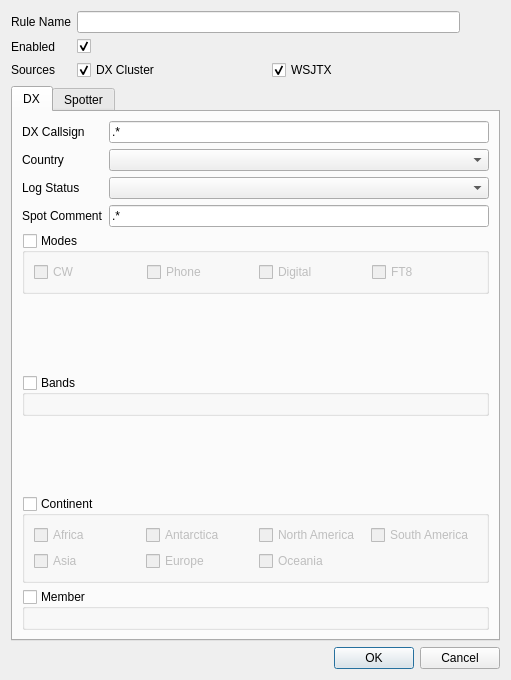
<?xml version="1.0" encoding="UTF-8"?>
<ui version="4.0">
 <class>AlertRuleDetail</class>
 <widget class="QDialog" name="AlertRuleDetail">
  <property name="geometry">
   <rect>
    <x>0</x>
    <y>0</y>
    <width>511</width>
    <height>680</height>
   </rect>
  </property>
  <property name="windowTitle">
   <string>Alert Rule Detail</string>
  </property>
  <layout class="QVBoxLayout" name="verticalLayout">
   <item>
    <layout class="QHBoxLayout" name="horizontalLayout">
     <item>
      <layout class="QFormLayout" name="formLayout">
       <item row="0" column="0">
        <widget class="QLabel" name="ruleNameLabel">
         <property name="text">
          <string>Rule Name</string>
         </property>
        </widget>
       </item>
       <item row="0" column="1">
        <widget class="QLineEdit" name="ruleNameEdit"/>
       </item>
       <item row="1" column="0">
        <widget class="QLabel" name="ruleEnabledLabel">
         <property name="text">
          <string>Enabled</string>
         </property>
        </widget>
       </item>
       <item row="1" column="1">
        <widget class="QCheckBox" name="ruleEnabledCheckBox">
         <property name="text">
          <string/>
         </property>
         <property name="checked">
          <bool>true</bool>
         </property>
        </widget>
       </item>
       <item row="2" column="0">
        <widget class="QLabel" name="sourceLabel">
         <property name="text">
          <string>Sources</string>
         </property>
        </widget>
       </item>
       <item row="2" column="1">
        <layout class="QHBoxLayout" name="horizontalLayout_2">
         <item>
          <widget class="QCheckBox" name="dxcCheckBox">
           <property name="text">
            <string>DX Cluster</string>
           </property>
           <property name="checked">
            <bool>true</bool>
           </property>
          </widget>
         </item>
         <item>
          <widget class="QCheckBox" name="wsjtxCheckBox">
           <property name="text">
            <string>WSJTX</string>
           </property>
           <property name="checked">
            <bool>true</bool>
           </property>
          </widget>
         </item>
        </layout>
       </item>
      </layout>
     </item>
     <item>
      <spacer name="horizontalSpacer">
       <property name="orientation">
        <enum>Qt::Horizontal</enum>
       </property>
       <property name="sizeType">
        <enum>QSizePolicy::Preferred</enum>
       </property>
       <property name="sizeHint" stdset="0">
        <size>
         <width>40</width>
         <height>20</height>
        </size>
       </property>
      </spacer>
     </item>
    </layout>
   </item>
   <item>
    <widget class="QTabWidget" name="tabWidget">
     <property name="currentIndex">
      <number>0</number>
     </property>
     <property name="tabsClosable">
      <bool>false</bool>
     </property>
     <widget class="QWidget" name="dx">
      <attribute name="title">
       <string>DX</string>
      </attribute>
      <layout class="QVBoxLayout" name="verticalLayout_4">
       <item>
        <layout class="QFormLayout" name="formLayout_3">
         <item row="0" column="0">
          <widget class="QLabel" name="dxCallsignLabel">
           <property name="text">
            <string>DX Callsign</string>
           </property>
          </widget>
         </item>
         <item row="0" column="1">
          <widget class="QLineEdit" name="dxCallsignEdit">
           <property name="toolTip">
            <string>Use Perl-like regular expression</string>
           </property>
           <property name="text">
            <string>.*</string>
           </property>
           <property name="placeholderText">
            <string/>
           </property>
          </widget>
         </item>
         <item row="1" column="0">
          <widget class="QLabel" name="countryLabel">
           <property name="text">
            <string>Country</string>
           </property>
          </widget>
         </item>
         <item row="1" column="1">
          <widget class="QComboBox" name="countryCombo"/>
         </item>
         <item row="2" column="0">
          <widget class="QLabel" name="logStatusLabel">
           <property name="text">
            <string>Log Status</string>
           </property>
          </widget>
         </item>
         <item row="2" column="1">
          <widget class="QComboBox" name="logStatusCombo"/>
         </item>
         <item row="3" column="0">
          <widget class="QLabel" name="spotCommentLabel">
           <property name="text">
            <string>Spot Comment</string>
           </property>
          </widget>
         </item>
         <item row="3" column="1">
          <widget class="QLineEdit" name="spotCommentEdit">
           <property name="toolTip">
            <string>Use Perl-like regular expression</string>
           </property>
           <property name="text">
            <string>.*</string>
           </property>
           <property name="placeholderText">
            <string/>
           </property>
          </widget>
         </item>
        </layout>
       </item>
       <item>
        <widget class="QGroupBox" name="modes">
         <property name="sizePolicy">
          <sizepolicy hsizetype="Expanding" vsizetype="Minimum">
           <horstretch>0</horstretch>
           <verstretch>0</verstretch>
          </sizepolicy>
         </property>
         <property name="maximumSize">
          <size>
           <width>701</width>
           <height>356</height>
          </size>
         </property>
         <property name="title">
          <string>Modes</string>
         </property>
         <property name="checkable">
          <bool>true</bool>
         </property>
         <property name="checked">
          <bool>false</bool>
         </property>
         <layout class="QVBoxLayout" name="verticalLayout_2">
          <item>
           <layout class="QGridLayout" name="modes_group">
            <property name="horizontalSpacing">
             <number>7</number>
            </property>
            <item row="0" column="1">
             <widget class="QCheckBox" name="phonecheckbox">
              <property name="sizePolicy">
               <sizepolicy hsizetype="Expanding" vsizetype="Preferred">
                <horstretch>0</horstretch>
                <verstretch>0</verstretch>
               </sizepolicy>
              </property>
              <property name="text">
               <string>Phone</string>
              </property>
             </widget>
            </item>
            <item row="0" column="0">
             <widget class="QCheckBox" name="cwcheckbox">
              <property name="sizePolicy">
               <sizepolicy hsizetype="Expanding" vsizetype="Preferred">
                <horstretch>0</horstretch>
                <verstretch>0</verstretch>
               </sizepolicy>
              </property>
              <property name="text">
               <string>CW</string>
              </property>
             </widget>
            </item>
            <item row="0" column="2">
             <widget class="QCheckBox" name="digitalcheckbox">
              <property name="sizePolicy">
               <sizepolicy hsizetype="Expanding" vsizetype="Preferred">
                <horstretch>0</horstretch>
                <verstretch>0</verstretch>
               </sizepolicy>
              </property>
              <property name="text">
               <string>Digital</string>
              </property>
             </widget>
            </item>
            <item row="0" column="3">
             <widget class="QCheckBox" name="ft8checkbox">
              <property name="sizePolicy">
               <sizepolicy hsizetype="Expanding" vsizetype="Preferred">
                <horstretch>0</horstretch>
                <verstretch>0</verstretch>
               </sizepolicy>
              </property>
              <property name="text">
               <string>FT8</string>
              </property>
             </widget>
            </item>
           </layout>
          </item>
         </layout>
        </widget>
       </item>
       <item>
        <spacer name="verticalSpacer">
         <property name="orientation">
          <enum>Qt::Vertical</enum>
         </property>
         <property name="sizeHint" stdset="0">
          <size>
           <width>20</width>
           <height>40</height>
          </size>
         </property>
        </spacer>
       </item>
       <item>
        <widget class="QGroupBox" name="bands">
         <property name="title">
          <string>Bands</string>
         </property>
         <property name="checkable">
          <bool>true</bool>
         </property>
         <property name="checked">
          <bool>false</bool>
         </property>
         <layout class="QVBoxLayout" name="verticalLayout_6">
          <item>
           <layout class="QGridLayout" name="band_group"/>
          </item>
         </layout>
        </widget>
       </item>
       <item>
        <spacer name="verticalSpacer_2">
         <property name="orientation">
          <enum>Qt::Vertical</enum>
         </property>
         <property name="sizeHint" stdset="0">
          <size>
           <width>20</width>
           <height>40</height>
          </size>
         </property>
        </spacer>
       </item>
       <item>
        <widget class="QGroupBox" name="continent">
         <property name="title">
          <string>Continent</string>
         </property>
         <property name="checkable">
          <bool>true</bool>
         </property>
         <property name="checked">
          <bool>false</bool>
         </property>
         <layout class="QVBoxLayout" name="verticalLayout_3">
          <item>
           <layout class="QGridLayout" name="cont_group">
            <item row="0" column="3">
             <widget class="QCheckBox" name="sacheckbox">
              <property name="text">
               <string>South America</string>
              </property>
             </widget>
            </item>
            <item row="0" column="1">
             <widget class="QCheckBox" name="ancheckbox">
              <property name="text">
               <string>Antarctica</string>
              </property>
             </widget>
            </item>
            <item row="0" column="2">
             <widget class="QCheckBox" name="nacheckbox">
              <property name="text">
               <string>North America</string>
              </property>
             </widget>
            </item>
            <item row="1" column="2">
             <widget class="QCheckBox" name="occheckbox">
              <property name="text">
               <string>Oceania</string>
              </property>
             </widget>
            </item>
            <item row="1" column="0">
             <widget class="QCheckBox" name="ascheckbox">
              <property name="text">
               <string>Asia</string>
              </property>
             </widget>
            </item>
            <item row="1" column="1">
             <widget class="QCheckBox" name="eucheckbox">
              <property name="text">
               <string>Europe</string>
              </property>
             </widget>
            </item>
            <item row="0" column="0">
             <widget class="QCheckBox" name="afcheckbox">
              <property name="text">
               <string>Africa</string>
              </property>
             </widget>
            </item>
           </layout>
          </item>
         </layout>
        </widget>
       </item>
       <item>
        <widget class="QGroupBox" name="memberGroupBox">
         <property name="title">
          <string>Member</string>
         </property>
         <property name="checkable">
          <bool>true</bool>
         </property>
         <property name="checked">
          <bool>false</bool>
         </property>
         <layout class="QVBoxLayout" name="verticalLayout_8">
          <item>
           <layout class="QGridLayout" name="dxMemberGrid"/>
          </item>
         </layout>
        </widget>
       </item>
      </layout>
     </widget>
     <widget class="QWidget" name="Spotter">
      <attribute name="title">
       <string>Spotter</string>
      </attribute>
      <layout class="QVBoxLayout" name="verticalLayout_7">
       <item>
        <layout class="QFormLayout" name="formLayout_4">
         <item row="0" column="0">
          <widget class="QLabel" name="spotterCountry">
           <property name="text">
            <string>Country</string>
           </property>
          </widget>
         </item>
         <item row="0" column="1">
          <widget class="QComboBox" name="spotterCountryCombo"/>
         </item>
        </layout>
       </item>
       <item>
        <widget class="QGroupBox" name="continent_spotter">
         <property name="title">
          <string>Continent</string>
         </property>
         <property name="checkable">
          <bool>true</bool>
         </property>
         <property name="checked">
          <bool>false</bool>
         </property>
         <layout class="QVBoxLayout" name="verticalLayout_5">
          <item>
           <layout class="QGridLayout" name="cont_group_spotter">
            <item row="0" column="1">
             <widget class="QCheckBox" name="ancheckbox_spotter">
              <property name="text">
               <string>Antarctica</string>
              </property>
              <property name="checked">
               <bool>false</bool>
              </property>
             </widget>
            </item>
            <item row="1" column="0">
             <widget class="QCheckBox" name="ascheckbox_spotter">
              <property name="text">
               <string>Asia</string>
              </property>
              <property name="checked">
               <bool>false</bool>
              </property>
             </widget>
            </item>
            <item row="1" column="1">
             <widget class="QCheckBox" name="eucheckbox_spotter">
              <property name="text">
               <string>Europe</string>
              </property>
              <property name="checked">
               <bool>false</bool>
              </property>
             </widget>
            </item>
            <item row="0" column="0">
             <widget class="QCheckBox" name="afcheckbox_spotter">
              <property name="text">
               <string>Africa</string>
              </property>
              <property name="checked">
               <bool>false</bool>
              </property>
             </widget>
            </item>
            <item row="0" column="2">
             <widget class="QCheckBox" name="nacheckbox_spotter">
              <property name="text">
               <string>North America</string>
              </property>
              <property name="checked">
               <bool>false</bool>
              </property>
             </widget>
            </item>
            <item row="1" column="2">
             <widget class="QCheckBox" name="occheckbox_spotter">
              <property name="text">
               <string>Oceania</string>
              </property>
              <property name="checked">
               <bool>false</bool>
              </property>
             </widget>
            </item>
            <item row="0" column="3">
             <widget class="QCheckBox" name="sacheckbox_spotter">
              <property name="text">
               <string>South America</string>
              </property>
              <property name="checked">
               <bool>false</bool>
              </property>
             </widget>
            </item>
           </layout>
          </item>
         </layout>
        </widget>
       </item>
       <item>
        <spacer name="verticalSpacer_3">
         <property name="orientation">
          <enum>Qt::Vertical</enum>
         </property>
         <property name="sizeHint" stdset="0">
          <size>
           <width>20</width>
           <height>40</height>
          </size>
         </property>
        </spacer>
       </item>
      </layout>
     </widget>
    </widget>
   </item>
   <item>
    <widget class="QDialogButtonBox" name="buttonBox">
     <property name="orientation">
      <enum>Qt::Horizontal</enum>
     </property>
     <property name="standardButtons">
      <set>QDialogButtonBox::Cancel|QDialogButtonBox::Ok</set>
     </property>
    </widget>
   </item>
  </layout>
 </widget>
 <tabstops>
  <tabstop>ruleNameEdit</tabstop>
  <tabstop>ruleEnabledCheckBox</tabstop>
  <tabstop>dxcCheckBox</tabstop>
  <tabstop>wsjtxCheckBox</tabstop>
  <tabstop>tabWidget</tabstop>
  <tabstop>dxCallsignEdit</tabstop>
  <tabstop>countryCombo</tabstop>
  <tabstop>logStatusCombo</tabstop>
  <tabstop>spotCommentEdit</tabstop>
  <tabstop>modes</tabstop>
  <tabstop>cwcheckbox</tabstop>
  <tabstop>phonecheckbox</tabstop>
  <tabstop>digitalcheckbox</tabstop>
  <tabstop>ft8checkbox</tabstop>
  <tabstop>bands</tabstop>
  <tabstop>continent</tabstop>
  <tabstop>afcheckbox</tabstop>
  <tabstop>ascheckbox</tabstop>
  <tabstop>ancheckbox</tabstop>
  <tabstop>eucheckbox</tabstop>
  <tabstop>nacheckbox</tabstop>
  <tabstop>occheckbox</tabstop>
  <tabstop>sacheckbox</tabstop>
  <tabstop>memberGroupBox</tabstop>
  <tabstop>spotterCountryCombo</tabstop>
  <tabstop>continent_spotter</tabstop>
  <tabstop>afcheckbox_spotter</tabstop>
  <tabstop>ascheckbox_spotter</tabstop>
  <tabstop>ancheckbox_spotter</tabstop>
  <tabstop>eucheckbox_spotter</tabstop>
  <tabstop>nacheckbox_spotter</tabstop>
  <tabstop>occheckbox_spotter</tabstop>
  <tabstop>sacheckbox_spotter</tabstop>
 </tabstops>
 <resources/>
 <connections>
  <connection>
   <sender>buttonBox</sender>
   <signal>accepted()</signal>
   <receiver>AlertRuleDetail</receiver>
   <slot>save()</slot>
   <hints>
    <hint type="sourcelabel">
     <x>257</x>
     <y>610</y>
    </hint>
    <hint type="destinationlabel">
     <x>157</x>
     <y>274</y>
    </hint>
   </hints>
  </connection>
  <connection>
   <sender>buttonBox</sender>
   <signal>rejected()</signal>
   <receiver>AlertRuleDetail</receiver>
   <slot>reject()</slot>
   <hints>
    <hint type="sourcelabel">
     <x>325</x>
     <y>610</y>
    </hint>
    <hint type="destinationlabel">
     <x>286</x>
     <y>274</y>
    </hint>
   </hints>
  </connection>
  <connection>
   <sender>ruleNameEdit</sender>
   <signal>textChanged(QString)</signal>
   <receiver>AlertRuleDetail</receiver>
   <slot>ruleNameChanged(QString)</slot>
   <hints>
    <hint type="sourcelabel">
     <x>195</x>
     <y>23</y>
    </hint>
    <hint type="destinationlabel">
     <x>178</x>
     <y>309</y>
    </hint>
   </hints>
  </connection>
  <connection>
   <sender>dxCallsignEdit</sender>
   <signal>textChanged(QString)</signal>
   <receiver>AlertRuleDetail</receiver>
   <slot>callsignChanged(QString)</slot>
   <hints>
    <hint type="sourcelabel">
     <x>232</x>
     <y>149</y>
    </hint>
    <hint type="destinationlabel">
     <x>178</x>
     <y>309</y>
    </hint>
   </hints>
  </connection>
  <connection>
   <sender>spotCommentEdit</sender>
   <signal>textChanged(QString)</signal>
   <receiver>AlertRuleDetail</receiver>
   <slot>spotCommentChanged(QString)</slot>
   <hints>
    <hint type="sourcelabel">
     <x>232</x>
     <y>242</y>
    </hint>
    <hint type="destinationlabel">
     <x>178</x>
     <y>309</y>
    </hint>
   </hints>
  </connection>
 </connections>
 <slots>
  <slot>save()</slot>
  <slot>ruleNameChanged(QString)</slot>
  <slot>callsignChanged(QString)</slot>
  <slot>spotCommentChanged(QString)</slot>
 </slots>
</ui>
